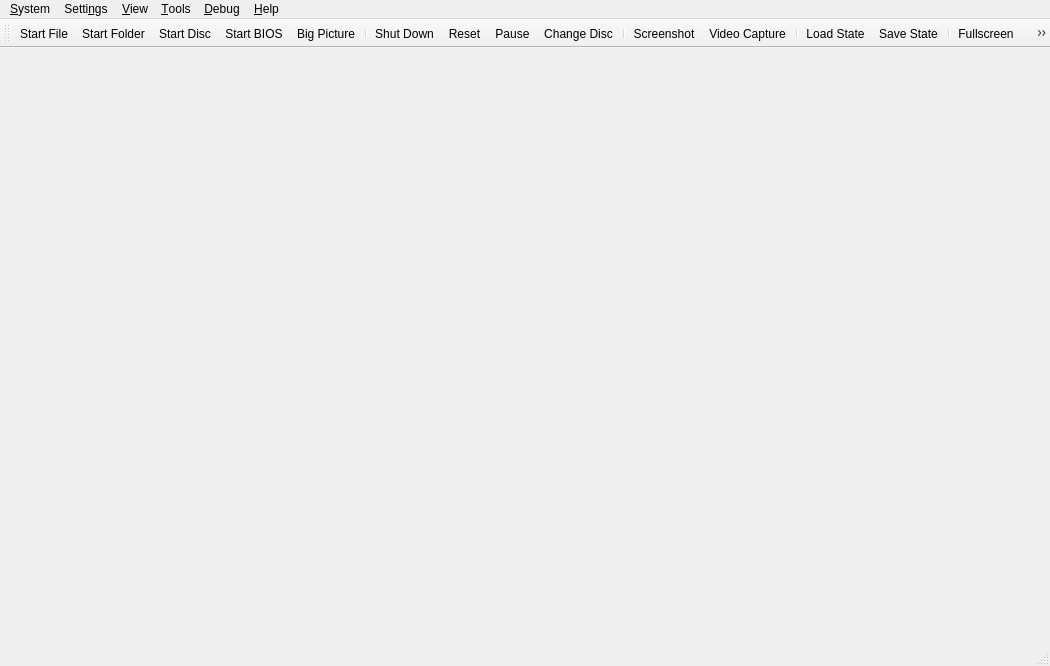
<?xml version="1.0" encoding="UTF-8"?>
<ui version="4.0">
 <class>MainWindow</class>
 <widget class="QMainWindow" name="MainWindow">
  <property name="geometry">
   <rect>
    <x>0</x>
    <y>0</y>
    <width>1050</width>
    <height>666</height>
   </rect>
  </property>
  <property name="acceptDrops">
   <bool>true</bool>
  </property>
  <property name="windowTitle">
   <string>PCSX2</string>
  </property>
  <property name="windowIcon">
   <iconset>
    <normalon>:/icons/AppIcon64.png</normalon>
   </iconset>
  </property>
  <property name="unifiedTitleAndToolBarOnMac">
   <bool>true</bool>
  </property>
  <widget class="QStackedWidget" name="mainContainer"/>
  <widget class="QMenuBar" name="menuBar">
   <property name="geometry">
    <rect>
     <x>0</x>
     <y>0</y>
     <width>1050</width>
     <height>27</height>
    </rect>
   </property>
   <widget class="QMenu" name="menuSystem">
    <property name="title">
     <string>&amp;System</string>
    </property>
    <widget class="QMenu" name="menuChangeDisc">
     <property name="title">
      <string>&amp;Change Disc</string>
     </property>
     <property name="icon">
      <iconset theme="disc-eject-line"/>
     </property>
     <actiongroup name="actionGroupChangeDiscSubImages"/>
     <addaction name="actionChangeDiscFromFile"/>
     <addaction name="actionChangeDiscFromDevice"/>
     <addaction name="actionChangeDiscFromGameList"/>
     <addaction name="actionRemoveDisc"/>
     <addaction name="separator"/>
    </widget>
    <widget class="QMenu" name="menuLoadState">
     <property name="title">
      <string>&amp;Load State</string>
     </property>
     <property name="icon">
      <iconset theme="floppy-out-line"/>
     </property>
    </widget>
    <widget class="QMenu" name="menuSaveState">
     <property name="title">
      <string>Sa&amp;ve State</string>
     </property>
     <property name="icon">
      <iconset theme="floppy-in-line"/>
     </property>
    </widget>
    <addaction name="actionStartFile"/>
    <addaction name="actionStartFolder"/>
    <addaction name="actionStartDisc"/>
    <addaction name="actionStartBios"/>
    <addaction name="actionStartFullscreenUI"/>
    <addaction name="separator"/>
    <addaction name="actionPowerOff"/>
    <addaction name="actionPowerOffWithoutSaving"/>
    <addaction name="actionReset"/>
    <addaction name="actionPause"/>
    <addaction name="menuChangeDisc"/>
    <addaction name="separator"/>
    <addaction name="actionScreenshot"/>
    <addaction name="actionVideoCapture"/>
    <addaction name="separator"/>
    <addaction name="menuLoadState"/>
    <addaction name="menuSaveState"/>
    <addaction name="separator"/>
    <addaction name="actionSettings"/> <!-- Please consult with macOS users before removing -->
    <addaction name="actionExit"/>
   </widget>
   <widget class="QMenu" name="menuSettings">
    <property name="title">
     <string>Setti&amp;ngs</string>
    </property>
    <addaction name="actionViewGameProperties"/>
    <addaction name="separator"/>
    <addaction name="actionInterfaceSettings"/>
    <addaction name="actionGameListSettings"/>
    <addaction name="actionBIOSSettings"/>
    <addaction name="actionEmulationSettings"/>
    <addaction name="actionGraphicsSettings"/>
    <addaction name="actionOSDSettings"/>
    <addaction name="actionAudioSettings"/>
    <addaction name="actionMemoryCardSettings"/>
    <addaction name="actionDEV9Settings"/>
    <addaction name="actionFolderSettings"/>
    <addaction name="actionAchievementSettings"/>
    <addaction name="separator"/>
    <addaction name="actionControllerSettings"/>
    <addaction name="actionHotkeySettings"/>
    <addaction name="separator"/>
    <addaction name="actionAddGameDirectory"/>
    <addaction name="actionScanForNewGames"/>
    <addaction name="actionRescanAllGames"/>
   </widget>
   <widget class="QMenu" name="menuHelp">
    <property name="title">
     <string>&amp;Help</string>
    </property>
    <addaction name="actionGitHubRepository"/>
    <addaction name="actionSupportForums"/>
    <addaction name="actionWiki"/>
    <addaction name="actionDocumentation"/>
    <addaction name="actionDiscordServer"/>
    <addaction name="separator"/>
    <addaction name="actionCheckForUpdates"/>
    <addaction name="separator"/>
    <addaction name="actionAboutQt"/>
    <addaction name="actionAbout"/>
   </widget>
   <widget class="QMenu" name="menuDebug">
    <property name="title">
     <string>&amp;Debug</string>
    </property>
    <widget class="QMenu" name="menuDebugSwitchRenderer">
     <property name="title">
      <string>&amp;Switch Graphics API</string>
     </property>
     <property name="icon">
      <iconset theme="brush-line"/>
     </property>
    </widget>
    <addaction name="menuDebugSwitchRenderer"/>
    <addaction name="separator"/>
    <addaction name="actionDebugger"/>
    <addaction name="separator"/>
    <addaction name="actionEnableLogTimestamps"/>
    <addaction name="separator"/>
    <addaction name="actionEnableEEConsoleLogging"/>
    <addaction name="actionEnableIOPConsoleLogging"/>
    <addaction name="actionEnableCDVDVerboseReads"/>
   </widget>
   <widget class="QMenu" name="menuView">
    <property name="title">
     <string>&amp;View</string>
    </property>
    <widget class="QMenu" name="menuWindowSize">
     <property name="title">
      <string>&amp;Window Size</string>
     </property>
     <property name="icon">
      <iconset theme="window-2-line"/>
     </property>
    </widget>
    <addaction name="actionViewToolbar"/>
    <addaction name="actionViewLockToolbar"/>
    <addaction name="actionViewStatusBar"/>
    <addaction name="actionViewStatusBarVerbose"/>
    <addaction name="separator"/>
    <addaction name="actionViewGameList"/>
    <addaction name="actionViewGameGrid"/>
    <addaction name="actionViewSystemDisplay"/>
    <addaction name="separator"/>
    <addaction name="actionFullscreen"/>
    <addaction name="menuWindowSize"/>
    <addaction name="separator"/>
    <addaction name="actionGridViewShowTitles"/>
    <addaction name="actionGridViewZoomIn"/>
    <addaction name="actionGridViewZoomOut"/>
    <addaction name="actionGridViewRefreshCovers"/>
   </widget>
   <widget class="QMenu" name="menuTools">
    <property name="title">
     <string>&amp;Tools</string>
    </property>
    <widget class="QMenu" name="menuInputRecording">
     <property name="title">
      <string>&amp;Input Recording</string>
     </property>
     <property name="icon">
      <iconset theme="keyboard-line"/>
     </property>
     <addaction name="actionInputRecNew"/>
     <addaction name="actionInputRecPlay"/>
     <addaction name="actionInputRecStop"/>
     <addaction name="separator"/>
     <addaction name="actionInputRecOpenViewer"/>
     <addaction name="separator"/>
     <addaction name="actionInputRecConsoleLogs"/>
     <addaction name="actionInputRecControllerLogs"/>
    </widget>
    <addaction name="actionOpenDataDirectory"/>
    <addaction name="actionCoverDownloader"/>
    <addaction name="actionToggleSoftwareRendering"/>
    <addaction name="separator"/>
    <addaction name="actionEditCheats"/>
    <addaction name="actionEditPatches"/>
    <addaction name="actionReloadPatches"/>
    <addaction name="separator"/>
    <addaction name="menuInputRecording"/>
    <addaction name="separator"/>
    <addaction name="actionEnableSystemConsole"/>
    <addaction name="actionEnableDebugConsole"/>
    <addaction name="actionEnableLogWindow"/>
    <addaction name="actionEnableFileLogging"/>
    <addaction name="actionEnableVerboseLogging"/>
    <addaction name="separator"/>
    <addaction name="actionShowAdvancedSettings"/>
    <addaction name="actionSaveBlockDump"/>
    <addaction name="actionSaveGSDump"/>
   </widget>
   <addaction name="menuSystem"/>
   <addaction name="menuSettings"/>
   <addaction name="menuView"/>
   <addaction name="menuTools"/>
   <addaction name="menuDebug"/>
   <addaction name="menuHelp"/>
  </widget>
  <widget class="QToolBar" name="toolBar">
   <property name="visible">
    <bool>true</bool>
   </property>
   <property name="windowTitle">
    <string>Toolbar</string>
   </property>
   <property name="iconSize">
    <size>
     <width>32</width>
     <height>32</height>
    </size>
   </property>
   <property name="toolButtonStyle">
    <enum>Qt::ToolButtonStyle::ToolButtonTextUnderIcon</enum>
   </property>
   <attribute name="toolBarArea">
    <enum>TopToolBarArea</enum>
   </attribute>
   <attribute name="toolBarBreak">
    <bool>false</bool>
   </attribute>
   <addaction name="actionToolbarStartFile"/>
   <addaction name="actionToolbarStartFolder"/>
   <addaction name="actionToolbarStartDisc"/>
   <addaction name="actionToolbarStartBios"/>
   <addaction name="actionToolbarStartFullscreenUI"/>
   <addaction name="separator"/>
   <addaction name="actionToolbarPowerOff"/>
   <addaction name="actionToolbarReset"/>
   <addaction name="actionToolbarPause"/>
   <addaction name="actionToolbarChangeDisc"/>
   <addaction name="separator"/>
   <addaction name="actionToolbarScreenshot"/>
   <addaction name="actionVideoCapture"/>
   <addaction name="separator"/>
   <addaction name="actionToolbarLoadState"/>
   <addaction name="actionToolbarSaveState"/>
   <addaction name="separator"/>
   <addaction name="actionToolbarFullscreen"/>
   <addaction name="separator"/>
   <addaction name="actionToolbarSettings"/>
   <addaction name="actionToolbarControllerSettings"/>
   <addaction name="actionToolbarHotkeySettings"/>
  </widget>
  <widget class="QStatusBar" name="statusBar"/>
  <action name="actionStartFile">
   <property name="icon">
    <iconset theme="file-line"/>
   </property>
   <property name="text">
    <string>Start &amp;File...</string>
   </property>
  </action>
  <action name="actionStartFolder">
   <property name="icon">
    <iconset theme="folder-line"/>
   </property>
   <property name="text">
    <string>Start &amp;Folder...</string>
   </property>
  </action>
  <action name="actionToolbarStartFile">
   <property name="icon">
    <iconset theme="file-line"/>
   </property>
   <property name="text">
    <string comment="In Toolbar">Start File</string>
   </property>
  </action>
  <action name="actionToolbarStartFolder">
   <property name="icon">
    <iconset theme="folder-line"/>
   </property>
   <property name="text">
    <string comment="In Toolbar">Start Folder</string>
   </property>
  </action>
  <action name="actionStartDisc">
   <property name="icon">
    <iconset theme="disc-2-line"/>
   </property>
   <property name="text">
    <string>Start D&amp;isc...</string>
   </property>
  </action>
  <action name="actionToolbarStartDisc">
   <property name="icon">
    <iconset theme="disc-2-line"/>
   </property>
   <property name="text">
    <string comment="In Toolbar">Start Disc</string>
   </property>
  </action>
  <action name="actionStartBios">
   <property name="icon">
    <iconset theme="chip-line"/>
   </property>
   <property name="text">
    <string>Start &amp;BIOS</string>
   </property>
  </action>
  <action name="actionToolbarStartBios">
   <property name="icon">
    <iconset theme="chip-line"/>
   </property>
   <property name="text">
    <string comment="In Toolbar">Start BIOS</string>
   </property>
  </action>
  <action name="actionScanForNewGames">
   <property name="icon">
    <iconset theme="file-search-line"/>
   </property>
   <property name="text">
    <string>&amp;Scan For New Games</string>
   </property>
  </action>
  <action name="actionRescanAllGames">
   <property name="icon">
    <iconset theme="refresh-line"/>
   </property>
   <property name="text">
    <string>&amp;Rescan All Games</string>
   </property>
  </action>
  <action name="actionPowerOff">
   <property name="icon">
    <iconset theme="shut-down-line"/>
   </property>
   <property name="text">
    <string>Shut &amp;Down</string>
   </property>
  </action>
  <action name="actionToolbarPowerOff">
   <property name="icon">
    <iconset theme="shut-down-line"/>
   </property>
   <property name="text">
    <string comment="In Toolbar">Shut Down</string>
   </property>
  </action>
  <action name="actionPowerOffWithoutSaving">
   <property name="icon">
    <iconset theme="close-line"/>
   </property>
   <property name="text">
    <string>Shut Down &amp;Without Saving</string>
   </property>
  </action>
  <action name="actionReset">
   <property name="icon">
    <iconset theme="restart-line"/>
   </property>
   <property name="text">
    <string>&amp;Reset</string>
   </property>
  </action>
  <action name="actionToolbarReset">
   <property name="icon">
    <iconset theme="restart-line"/>
   </property>
   <property name="text">
    <string comment="In Toolbar">Reset</string>
   </property>
  </action>
  <action name="actionPause">
   <property name="checkable">
    <bool>true</bool>
   </property>
   <property name="icon">
    <iconset theme="pause-line"/>
   </property>
   <property name="text">
    <string>&amp;Pause</string>
   </property>
  </action>
  <action name="actionToolbarPause">
   <property name="checkable">
    <bool>true</bool>
   </property>
   <property name="icon">
    <iconset theme="pause-line"/>
   </property>
   <property name="text">
    <string comment="In Toolbar">Pause</string>
   </property>
  </action>
  <action name="actionToolbarLoadState">
   <property name="icon">
    <iconset theme="floppy-out-line"/>
   </property>
   <property name="text">
    <string comment="In Toolbar">Load State</string>
   </property>
  </action>
  <action name="actionToolbarSaveState">
   <property name="icon">
    <iconset theme="floppy-in-line"/>
   </property>
   <property name="text">
    <string comment="In Toolbar">Save State</string>
   </property>
  </action>
  <action name="actionExit">
   <property name="icon">
    <iconset theme="door-open-line"/>
   </property>
   <property name="text">
    <string>E&amp;xit</string>
   </property>
  </action>
  <action name="actionBIOSSettings">
   <property name="icon">
    <iconset theme="chip-line"/>
   </property>
   <property name="text">
    <string>&amp;BIOS</string>
   </property>
  </action>
  <action name="actionEmulationSettings">
   <property name="icon">
    <iconset theme="emulation-line"/>
   </property>
   <property name="text">
    <string>&amp;Emulation</string>
   </property>
  </action>
  <action name="actionControllerSettings">
   <property name="icon">
    <iconset theme="controller-line"/>
   </property>
   <property name="text">
    <string>&amp;Controllers</string>
   </property>
  </action>
  <action name="actionToolbarControllerSettings">
   <property name="icon">
    <iconset theme="controller-line"/>
   </property>
   <property name="text">
    <string comment="In Toolbar">Controllers</string>
   </property>
  </action>
  <action name="actionHotkeySettings">
   <property name="icon">
    <iconset theme="keyboard-line"/>
   </property>
   <property name="text">
    <string>&amp;Hotkeys</string>
   </property>
  </action>
  <action name="actionToolbarHotkeySettings">
   <property name="icon">
    <iconset theme="keyboard-line"/>
   </property>
   <property name="text">
    <string comment="In Toolbar">Hotkeys</string>
   </property>
  </action>
  <action name="actionGraphicsSettings">
   <property name="icon">
    <iconset theme="image-fill"/>
   </property>
   <property name="text">
    <string>&amp;Graphics</string>
   </property>
  </action>
  <action name="actionAchievementSettings">
   <property name="icon">
    <iconset theme="trophy-line"/>
   </property>
   <property name="text">
    <string>Achie&amp;vements</string>
   </property>
  </action>
  <action name="actionPostProcessingSettings">
   <property name="text">
    <string>&amp;Post-Processing Settings...</string>
   </property>
  </action>
  <action name="actionFullscreen">
   <property name="icon">
    <iconset theme="fullscreen-line"/>
   </property>
   <property name="text">
    <string>&amp;Fullscreen</string>
   </property>
  </action>
  <action name="actionToolbarFullscreen">
   <property name="icon">
    <iconset theme="fullscreen-line"/>
   </property>
   <property name="text">
    <string comment="In Toolbar">Fullscreen</string>
   </property>
  </action>
  <action name="actionResolution_Scale">
   <property name="text">
    <string>Resolution Scale</string>
   </property>
  </action>
  <action name="actionGitHubRepository">
   <property name="icon">
    <iconset theme="github"/>
   </property>
   <property name="text">
    <string>&amp;GitHub Repository...</string>
   </property>
  </action>
  <action name="actionSupportForums">
   <property name="icon">
    <iconset theme="at"/>
   </property>
   <property name="text">
    <string>Support &amp;Forums...</string>
   </property>
  </action>
  <action name="actionWiki">
   <property name="icon">
    <iconset theme="book"/>
   </property>
   <property name="text">
    <string>PCSX2 &amp;Wiki...</string>
   </property>
  </action>
  <action name="actionDocumentation">
   <property name="icon">
    <iconset theme="booklet"/>
   </property>
   <property name="text">
    <string>D&amp;ocumentation...</string>
   </property>
  </action>
  <action name="actionDiscordServer">
   <property name="icon">
    <iconset theme="discord"/>
   </property>
   <property name="text">
    <string>&amp;Discord Server...</string>
   </property>
  </action>
  <action name="actionCheckForUpdates">
   <property name="icon">
    <iconset theme="download-2-line"/>
   </property>
   <property name="text">
    <string>Check for &amp;Updates...</string>
   </property>
  </action>
  <action name="actionAboutQt">
   <property name="icon">
    <iconset resource="resources/resources.qrc">
     <normaloff>:/icons/QT.png</normaloff>:/icons/QT.png</iconset>
   </property>
   <property name="text">
    <string>About &amp;Qt...</string>
   </property>
  </action>
  <action name="actionAbout">
   <property name="icon">
    <iconset resource="resources/resources.qrc">
     <normaloff>:/icons/AppIcon64.png</normaloff>:/icons/AppIcon64.png</iconset>
   </property>
   <property name="text">
    <string>&amp;About PCSX2...</string>
   </property>
  </action>
  <action name="actionToolbarChangeDisc">
   <property name="icon">
    <iconset theme="disc-eject-line"/>
   </property>
   <property name="text">
    <string comment="In Toolbar">Change Disc...</string>
   </property>
  </action>
  <action name="actionAudioSettings">
   <property name="icon">
    <iconset theme="volume-up-line"/>
   </property>
   <property name="text">
    <string>&amp;Audio</string>
   </property>
  </action>
  <action name="actionOSDSettings">
   <property name="icon">
    <iconset theme="heart-circle-line"/>
   </property>
   <property name="text">
    <string>&amp;On-Screen Display</string>
   </property>
  </action>
  <action name="actionGameListSettings">
   <property name="icon">
    <iconset theme="folder-open-line"/>
   </property>
   <property name="text">
    <string>Game &amp;List</string>
   </property>
  </action>
  <action name="actionInterfaceSettings">
   <property name="icon">
    <iconset theme="interface-line"/>
   </property>
   <property name="text">
    <string>&amp;Interface</string>
   </property>
  </action>
  <action name="actionAddGameDirectory">
   <property name="icon">
    <iconset theme="folder-add-line"/>
   </property>
   <property name="text">
    <string>Add Game &amp;Directory...</string>
   </property>
  </action>
  <action name="actionSettings">
   <property name="icon">
    <iconset theme="settings-3-line"/>
   </property>
   <property name="text">
    <string>S&amp;ettings</string>
   </property>
   <property name="menuRole">
    <enum>QAction::MenuRole::PreferencesRole</enum>
   </property>
  </action>
  <action name="actionToolbarSettings">
   <property name="icon">
    <iconset theme="settings-3-line"/>
   </property>
   <property name="text">
    <string comment="In Toolbar">Settings</string>
   </property>
   <property name="menuRole">
    <enum>QAction::MenuRole::PreferencesRole</enum>
   </property>
  </action>
  <action name="actionChangeDiscFromFile">
   <property name="text">
    <string>&amp;From File...</string>
   </property>
  </action>
  <action name="actionChangeDiscFromDevice">
   <property name="text">
    <string>From &amp;Device...</string>
   </property>
  </action>
  <action name="actionChangeDiscFromGameList">
   <property name="text">
    <string>From &amp;Game List...</string>
   </property>
  </action>
  <action name="actionRemoveDisc">
   <property name="text">
    <string>&amp;Remove Disc</string>
   </property>
  </action>
  <action name="actionGlobal_State">
   <property name="text">
    <string>Global State</string>
   </property>
  </action>
  <action name="actionScreenshot">
   <property name="icon">
    <iconset theme="screenshot-2-line"/>
   </property>
   <property name="text">
    <string>&amp;Screenshot</string>
   </property>
  </action>
  <action name="actionToolbarScreenshot">
   <property name="icon">
    <iconset theme="screenshot-2-line"/>
   </property>
   <property name="text">
    <string comment="In Toolbar">Screenshot</string>
   </property>
  </action>
  <action name="actionMemoryCardSettings">
   <property name="icon">
    <iconset theme="memcard-line"/>
   </property>
   <property name="text">
    <string>&amp;Memory Cards</string>
   </property>
  </action>
  <action name="actionDEV9Settings">
   <property name="icon">
    <iconset theme="global-line"/>
   </property>
   <property name="text">
    <string>&amp;Network &amp;&amp; HDD</string>
   </property>
  </action>
  <action name="actionFolderSettings">
   <property name="icon">
    <iconset theme="folder-settings-line"/>
   </property>
   <property name="text">
    <string>&amp;Folders</string>
   </property>
  </action>
  <action name="actionViewToolbar">
   <property name="checkable">
    <bool>true</bool>
   </property>
   <property name="checked">
    <bool>true</bool>
   </property>
   <property name="text">
    <string>&amp;Toolbar</string>
   </property>
  </action>
  <action name="actionViewLockToolbar">
   <property name="checkable">
    <bool>true</bool>
   </property>
   <property name="checked">
    <bool>false</bool>
   </property>
   <property name="text">
    <string>Loc&amp;k Toolbar</string>
   </property>
  </action>
  <action name="actionViewStatusBar">
   <property name="checkable">
    <bool>true</bool>
   </property>
   <property name="checked">
    <bool>true</bool>
   </property>
   <property name="text">
    <string>&amp;Status Bar</string>
   </property>
  </action>
  <action name="actionViewStatusBarVerbose">
   <property name="checkable">
    <bool>true</bool>
   </property>
   <property name="checked">
    <bool>true</bool>
   </property>
   <property name="text">
    <string>&amp;Verbose Status</string>
   </property>
  </action>
  <action name="actionViewGameList">
   <property name="icon">
    <iconset theme="list-check"/>
   </property>
   <property name="text">
    <string>Game &amp;List</string>
   </property>
  </action>
  <action name="actionViewSystemDisplay">
   <property name="enabled">
    <bool>false</bool>
   </property>
   <property name="icon">
    <iconset theme="tv-2-line"/>
   </property>
   <property name="text">
    <string extracomment="This grayed-out at first option will become available while there is a game emulated and the game list is displayed over the actual emulation, to let users display the system emulation once more.">System &amp;Display</string>
   </property>
  </action>
  <action name="actionViewGameProperties">
   <property name="enabled">
    <bool>false</bool>
   </property>
   <property name="icon">
    <iconset theme="file-settings-line"/>
   </property>
   <property name="text">
    <string>Game &amp;Properties</string>
   </property>
  </action>
  <action name="actionViewGameGrid">
   <property name="icon">
    <iconset theme="function-line"/>
   </property>
   <property name="text">
    <string>Game &amp;Grid</string>
   </property>
  </action>
  <action name="actionGridViewShowTitles">
   <property name="checkable">
    <bool>true</bool>
   </property>
   <property name="checked">
    <bool>true</bool>
   </property>
   <property name="icon">
    <iconset theme="price-tag-3-line"/>
   </property>
   <property name="text">
    <string>Show Titl&amp;es (Grid View)</string>
   </property>
  </action>
  <action name="actionGridViewZoomIn">
   <property name="icon">
    <iconset theme="zoom-in-line"/>
   </property>
   <property name="text">
    <string>Zoom &amp;In (Grid View)</string>
   </property>
   <property name="shortcut">
    <string>Ctrl++</string>
   </property>
  </action>
  <action name="actionGridViewZoomOut">
   <property name="icon">
    <iconset theme="zoom-out-line"/>
   </property>
   <property name="text">
    <string>Zoom &amp;Out (Grid View)</string>
   </property>
   <property name="shortcut">
    <string>Ctrl+-</string>
   </property>
  </action>
  <action name="actionGridViewRefreshCovers">
   <property name="icon">
    <iconset theme="refresh-line"/>
   </property>
   <property name="text">
    <string>Refresh &amp;Covers (Grid View)</string>
   </property>
  </action>
  <action name="actionOpen_Memory_Card_Directory">
   <property name="icon">
    <iconset theme="memcard-line"/>
   </property>
   <property name="text">
    <string>Open Memory Card Directory...</string>
   </property>
  </action>
    <action name="actionOpenDataDirectory">
      <property name="icon">
       <iconset theme="folder-open-line"/>
      </property>
      <property name="text">
       <string>&amp;Open Data Directory...</string>
      </property>
    </action>
  <action name="actionToggleSoftwareRendering">
   <property name="icon">
    <iconset theme="brush-line"/>
   </property>
   <property name="text">
    <string>&amp;Toggle Software Rendering</string>
   </property>
  </action>
  <action name="actionDebugger">
   <property name="icon">
    <iconset theme="bug-line"/>
   </property>
   <property name="text">
    <string>&amp;Open Debugger</string>
   </property>
  </action>
  <action name="actionReloadPatches">
   <property name="icon">
    <iconset theme="refresh-line"/>
   </property>
   <property name="text">
    <string>&amp;Reload Cheats/Patches</string>
   </property>
  </action>
  <action name="actionEnableSystemConsole">
   <property name="checkable">
    <bool>true</bool>
   </property>
   <property name="text">
    <string>E&amp;nable System Console</string>
   </property>
  </action>
  <action name="actionEnableDebugConsole">
   <property name="checkable">
    <bool>true</bool>
   </property>
   <property name="text">
    <string>Enable &amp;Debug Console</string>
   </property>
  </action>
  <action name="actionEnableLogWindow">
   <property name="checkable">
    <bool>true</bool>
   </property>
   <property name="text">
    <string>Enable &amp;Log Window</string>
   </property>
  </action>
  <action name="actionEnableVerboseLogging">
   <property name="checkable">
    <bool>true</bool>
   </property>
   <property name="text">
    <string>Enable &amp;Verbose Logging</string>
   </property>
  </action>
  <action name="actionEnableEEConsoleLogging">
   <property name="checkable">
    <bool>true</bool>
   </property>
   <property name="text">
    <string>Enable EE Console &amp;Logging</string>
   </property>
  </action>
  <action name="actionEnableIOPConsoleLogging">
   <property name="checkable">
    <bool>true</bool>
   </property>
   <property name="text">
    <string>Enable &amp;IOP Console Logging</string>
   </property>
  </action>
  <action name="actionSaveGSDump">
   <property name="icon">
    <iconset theme="save-3-line"/>
   </property>
   <property name="text">
    <string>Save Single Frame &amp;GS Dump</string>
   </property>
  </action>
  <action name="actionInputRecNew">
   <property name="enabled">
    <bool>false</bool>
   </property>
   <property name="text">
    <string extracomment="This section refers to the Input Recording submenu.">&amp;New</string>
   </property>
  </action>
  <action name="actionInputRecPlay">
   <property name="enabled">
    <bool>false</bool>
   </property>
   <property name="text">
    <string extracomment="This section refers to the Input Recording submenu.">&amp;Play</string>
   </property>
  </action>
  <action name="actionInputRecStop">
   <property name="enabled">
    <bool>false</bool>
   </property>
   <property name="text">
    <string extracomment="This section refers to the Input Recording submenu.">&amp;Stop</string>
   </property>
  </action>
  <action name="actionRecording_Console_Logs">
   <property name="text">
    <string>Input Recording Logs</string>
   </property>
  </action>
  <action name="actionInputRecControllerLogs">
   <property name="checkable">
    <bool>true</bool>
   </property>
   <property name="text">
    <string>&amp;Controller Logs</string>
   </property>
  </action>
  <action name="actionInputRecConsoleLogs">
   <property name="checkable">
    <bool>true</bool>
   </property>
   <property name="text">
    <string>&amp;Input Recording Logs</string>
   </property>
  </action>
  <action name="actionEnableFileLogging">
   <property name="checkable">
    <bool>true</bool>
   </property>
   <property name="text">
    <string>Enable &amp;File Logging</string>
   </property>
  </action>
  <action name="actionEnableCDVDVerboseReads">
   <property name="checkable">
    <bool>true</bool>
   </property>
   <property name="text">
    <string>Enable &amp;CDVD Read Logging</string>
   </property>
  </action>
  <action name="actionSaveBlockDump">
   <property name="checkable">
    <bool>true</bool>
   </property>
   <property name="text">
    <string>Save CDVD &amp;Block Dump</string>
   </property>
  </action>
  <action name="actionEnableLogTimestamps">
   <property name="checkable">
    <bool>true</bool>
   </property>
   <property name="text">
    <string>&amp;Enable Log Timestamps</string>
   </property>
  </action>
  <action name="actionStartFullscreenUI">
   <property name="icon">
    <iconset theme="tv-2-line"/>
   </property>
   <property name="text">
    <string>Start Big Picture &amp;Mode</string>
   </property>
  </action>
  <action name="actionToolbarStartFullscreenUI">
   <property name="icon">
    <iconset theme="tv-2-line"/>
   </property>
   <property name="text">
    <string comment="In Toolbar">Big Picture</string>
   </property>
  </action>
  <action name="actionCoverDownloader">
   <property name="icon">
    <iconset theme="artboard-2-line"/>
   </property>
   <property name="text">
    <string>&amp;Cover Downloader...</string>
   </property>
  </action>
  <action name="actionShowAdvancedSettings">
   <property name="checkable">
    <bool>true</bool>
   </property>
   <property name="text">
    <string>&amp;Show Advanced Settings</string>
   </property>
  </action>
  <action name="actionInputRecOpenViewer">
   <property name="text">
    <string>&amp;Recording Viewer</string>
   </property>
  </action>
  <action name="actionVideoCapture">
   <property name="checkable">
    <bool>true</bool>
   </property>
   <property name="icon">
    <iconset theme="camera-video"/>
   </property>
   <property name="text">
    <string comment="In Toolbar">&amp;Video Capture</string>
   </property>
  </action>
  <action name="actionEditCheats">
   <property name="icon">
    <iconset theme="pencil-line"/>
   </property>
   <property name="text">
    <string>&amp;Edit Cheats...</string>
   </property>
  </action>
  <action name="actionEditPatches">
   <property name="icon">
    <iconset theme="pencil-line"/>
   </property>
   <property name="text">
    <string>Edit &amp;Patches...</string>
   </property>
  </action>
 </widget>
 <resources>
  <include location="resources/resources.qrc"/>
 </resources>
 <connections/>
</ui>
